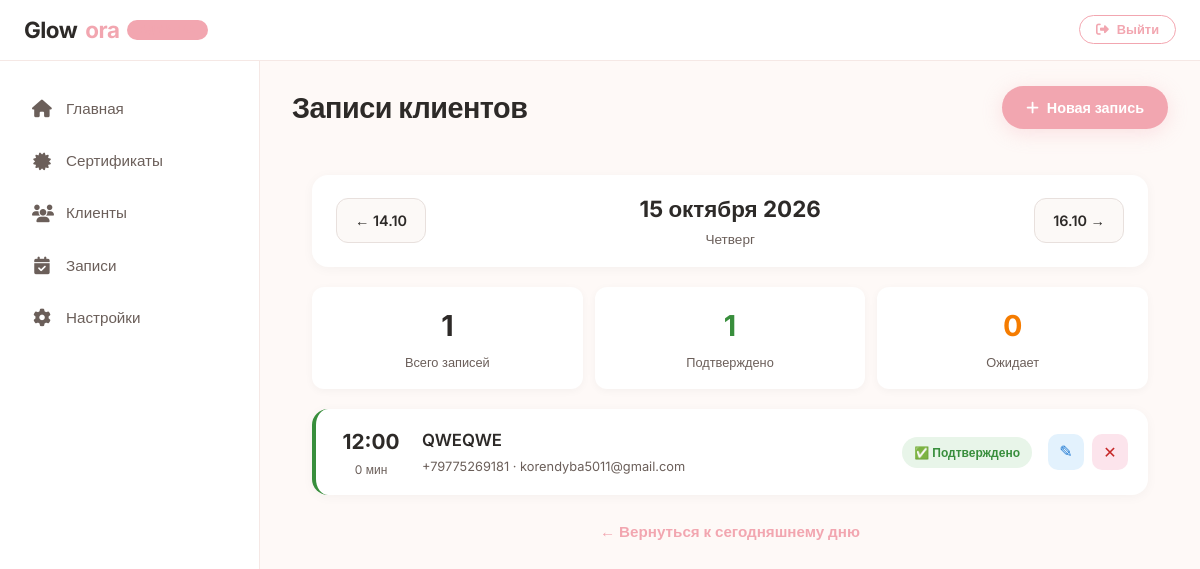
The app's page /admin-dashboard/bookings/?date=2026-10-15 (signed in) with its own data.
### booking_app/models.py (models this page shows, shortened)
class Booking(models.Model):
    STATUS_CHOICES = [
        ('pending', '⏳ Ожидает подтверждения'),
        ('confirmed', '✅ Подтверждено'),
        ('cancelled', '❌ Отменено'),
    ]
    client_name = models.CharField('Имя клиента', max_length=100)
    phone = models.CharField('Телефон', max_length=20)
    email = models.EmailField('Электронная почта', blank=True, null=True)
    services = models.ManyToManyField(
        'beauty_app.Service',
        verbose_name='Услуги',
        related_name='bookings'
    )
    appointment_datetime = models.DateTimeField('Дата и время записи')
    status = models.CharField('Статус', max_length=20, choices=STATUS_CHOICES, default='confirmed')
    google_event_id = models.CharField('ID события в Google', max_length=255, blank=True, null=True, editable=False)
    created_at = models.DateTimeField('Создано', auto_now_add=True)
    updated_at = models.DateTimeField('Обновлено', auto_now=True)
    class Meta:
        verbose_name = 'Запись клиента'
        verbose_name_plural = 'Записи клиентов'
        ordering = ['-appointment_datetime']
        db_table = 'beauty_app_booking' # <-- ТРЮК: используем старую таблицу в БД
    @property
    def total_duration(self):
        return sum(s.duration for s in self.services.all() if s.duration)

### booking_app/views.py (the view)
# urls.py: path('admin-dashboard/bookings/', views.BookingsListView.as_view(), name='bookings_list'),
class BookingsListView(AdminRequiredMixin, TemplateView):
    template_name = 'booking_app/admin/bookings_list.html'
    def get_context_data(self, **kwargs):
        context = super().get_context_data(**kwargs)
        date_str = self.request.GET.get('date')
        if date_str:
            try:
                current_date = datetime.strptime(date_str, '%Y-%m-%d').date()
            except ValueError:
                current_date = timezone.now().date()
        else:
            current_date = timezone.now().date()
        bookings = Booking.objects.filter(
            appointment_datetime__date=current_date,
            status__in=['pending', 'confirmed']
        ).order_by('appointment_datetime')
        context['current_date'] = current_date
        context['bookings'] = bookings
        context['total_bookings'] = bookings.count()
        context['confirmed_count'] = bookings.filter(status='confirmed').count()
        context['pending_count'] = bookings.filter(status='pending').count()
        context['prev_date'] = current_date - timedelta(days=1)
        context['next_date'] = current_date + timedelta(days=1)
        context['today'] = timezone.now().date()
        return context

### beauty_app/context_processors.py (called while the page is built)
def faq_context(request):
    faqs = FAQ.objects.filter(is_active=True).order_by('order', 'created_at')
    return {'faqs': faqs}

### booking_app/context_processors.py (called while the page is built)
def pwa_settings(request):
    return {
        'VAPID_PUBLIC_KEY': getattr(settings, 'VAPID_PUBLIC_KEY', ''),
    }

### booking_app/views.py (called while the page is built)
    def test_func(self):
        return self.request.user.is_authenticated and self.request.user.is_staff

### booking_app/templates/booking_app/admin/bookings_list.html (shortened to what this page needs)
{% extends 'dashboard_base.html' %}
{% load static %}
{% block page_title %}Записи клиентов{% endblock %}
{% block actions %}
    <a href="{% url 'booking_app:admin_booking_create' %}" class="btn btn-primary">
        <i class="fas fa-plus"></i> Новая запись
    </a>
{% endblock %}
{% block content %}
<div class="bookings-container">
    <div class="date-navigator">
        <a href="?date={{ prev_date|date:'Y-m-d' }}" class="nav-btn {% if current_date == today %}disabled{% endif %}">
            ← {{ prev_date|date:"d.m" }}
        </a>
        <div class="current-date-display">
            <h2 class="date-title">
                {% if current_date == today %}
                    Сегодня
                {% elif current_date == today|add:"1" %}
                    Завтра
                {% else %}
                    {{ current_date|date:"d E Y" }}
                {% endif %}
            </h2>
            <div class="date-subtitle">{{ current_date|date:"l" }}</div>
        </div>
        <a href="?date={{ next_date|date:'Y-m-d' }}" class="nav-btn">
            {{ next_date|date:"d.m" }} →
        </a>
    </div>
    <div class="day-stats">
        <div class="stat-item">
            <span class="stat-number">{{ total_bookings }}</span>
            <span class="stat-label">Всего записей</span>
        </div>
        <div class="stat-item confirmed">
            <span class="stat-number">{{ confirmed_count }}</span>
            <span class="stat-label">Подтверждено</span>
        </div>
        <div class="stat-item pending">
            <span class="stat-number">{{ pending_count }}</span>
            <span class="stat-label">Ожидает</span>
        </div>
    </div>
    <div class="bookings-list">
        {% if bookings %}
            {% for booking in bookings %}
            <div class="booking-card status-{{ booking.status }}"
                 data-edit-url="{% url 'booking_app:booking_edit' booking.pk %}">
                <div class="booking-time">
                    <div class="time">{{ booking.appointment_datetime|date:"H:i" }}</div>
                    <div class="duration">{{ booking.total_duration }} мин</div>
                </div>
                <div class="booking-info">
                    <div class="client-name">{{ booking.client_name }}</div>
                    <div class="client-contact">
                        <a href="tel:{{ booking.phone }}" class="contact-link">{{ booking.phone }}</a>
                        {% if booking.email %}
                            · <a href="mailto:{{ booking.email }}" class="contact-link">{{ booking.email }}</a>
                        {% endif %}
                    </div>
                </div>
                <div class="booking-status">
                    <span class="status-badge status-{{ booking.status }}">
                        {{ booking.get_status_display }}
                    </span>
                </div>
                <div class="booking-actions">
                    <a href="{% url 'booking_app:booking_edit' booking.pk %}" class="action-btn edit" title="Редактировать">✎</a>
                    <form method="post" action="{% url 'booking_app:booking_cancel' booking.pk %}" class="action-form"
                          onsubmit="return confirm('Отменить запись {{ booking.client_name }}?');">
                        <button type="submit" class="action-btn cancel" title="Отменить">✕</button>
                    </form>
                </div>
            </div>
            {% endfor %}
        {% endif %}
    </div>
    {% if current_date != today %}
    <div class="quick-nav">
        <a href="?" class="btn-today">← Вернуться к сегодняшнему дню</a>
    </div>
    {% endif %}
</div>
{% endblock %}

### static/beauty_app/css/admin.css (style rules this page uses)
* { margin: 0; padding: 0; box-sizing: border-box; }
:root { --primary: #f2a6b0; --primary-dark: #e8919c; --primary-light: #fce8e5; --bg: #fef9f7; --text: #2d2a28; --text-light: #6b5f5a; --white: #fff; --border: #f5e8e5; --shadow: 0 4px 20px rgba(0, 0, 0, 0.06); --radius: 16px; --transition: 0.3s ease; }
body { font-family: 'Inter', sans-serif; background: var(--bg); color: var(--text); line-height: 1.6; }
a { text-decoration: none; color: inherit; }
.btn { display: inline-flex; align-items: center; gap: 8px; padding: 10px 24px; border-radius: 60px; font-weight: 600; font-size: 0.9rem; border: none; cursor: pointer; transition: var(--transition); text-decoration: none; }
.btn-primary { background: var(--primary); color: var(--white); box-shadow: 0 4px 20px rgba(242, 166, 176, 0.3); }

### booking_app/templates/booking_app/admin/bookings_list.html (style rules this page uses)
.bookings-container { max-width: 900px; margin: 0 auto; padding: 20px; }
.date-navigator { display: flex; align-items: center; justify-content: space-between; background: #fff; border-radius: 16px; padding: 16px 24px; margin-bottom: 20px; box-shadow: 0 2px 12px rgba(0,0,0,0.04); }
.nav-btn { padding: 10px 18px; background: #fcf9f7; border: 1px solid #e8e0dd; border-radius: 12px; text-decoration: none; color: #2d2a28; font-weight: 600; font-size: 0.9rem; transition: all 0.2s; }
.current-date-display { text-align: center; }
.date-title { margin: 0; font-size: 1.4rem; font-weight: 700; color: #2d2a28; }
.date-subtitle { font-size: 0.85rem; color: #6b5f5a; text-transform: capitalize; margin-top: 2px; }
.day-stats { display: flex; gap: 12px; margin-bottom: 20px; }
.stat-item { flex: 1; background: #fff; border-radius: 12px; padding: 16px; text-align: center; box-shadow: 0 2px 8px rgba(0,0,0,0.04); }
.stat-number { display: block; font-size: 1.8rem; font-weight: 700; color: #2d2a28; }
.stat-label { font-size: 0.8rem; color: #6b5f5a; margin-top: 4px; display: block; }
.stat-item.confirmed .stat-number { color: #388e3c; }
.stat-item.pending .stat-number { color: #f57c00; }
.bookings-list { display: flex; flex-direction: column; gap: 12px; }
.booking-card { display: flex; align-items: center; gap: 16px; background: #fff; border-radius: 16px; padding: 16px 20px; box-shadow: 0 2px 12px rgba(0,0,0,0.04); border-left: 4px solid #f2a6b0; transition: transform 0.2s, box-shadow 0.2s; cursor: pointer; }
.booking-card.status-confirmed { border-left-color: #388e3c; }
.booking-time { text-align: center; min-width: 70px; }
.booking-time .time { font-size: 1.3rem; font-weight: 700; color: #2d2a28; }
.booking-time .duration { font-size: 0.75rem; color: #6b5f5a; margin-top: 2px; }
.booking-info { flex: 1; }
.client-name { font-size: 1.05rem; font-weight: 600; color: #2d2a28; margin-bottom: 4px; }
.client-contact { font-size: 0.8rem; color: #6b5f5a; }
.client-contact .contact-link { color: #6b5f5a; text-decoration: none; }
.booking-status { min-width: 120px; text-align: center; }
.status-badge { display: inline-block; padding: 6px 12px; border-radius: 20px; font-size: 0.75rem; font-weight: 600; }
.status-badge.status-confirmed { background: #e8f5e9; color: #388e3c; }
.booking-actions { display: flex; gap: 8px; }
.action-btn { width: 36px; height: 36px; border-radius: 10px; border: none; cursor: pointer; font-size: 1rem; display: flex; align-items: center; justify-content: center; text-decoration: none; transition: all 0.2s; }
.action-btn.edit { background: #e3f2fd; color: #1976d2; }
.action-btn.cancel { background: #fce4ec; color: #c62828; }
.quick-nav { text-align: center; margin-top: 24px; }
.btn-today { color: #f2a6b0; text-decoration: none; font-weight: 600; font-size: 0.95rem; }

### records on screen
Booking: appointment_datetime "12:00", total_duration "0", client_name "QWEQWE", phone "+79775269181", email "korendyba5011@gmail.com", status "✅ Подтверждено"

### other values on screen
{{ prev_date|date:"d.m" }} "14.10"
{{ current_date|date:"d E Y" }} "15 октября 2026"
{{ current_date|date:"l" }} "Четверг"
{{ next_date|date:"d.m" }} "16.10"
{{ total_bookings }} "1"
{{ confirmed_count }} "1"
{{ pending_count }} "0"
